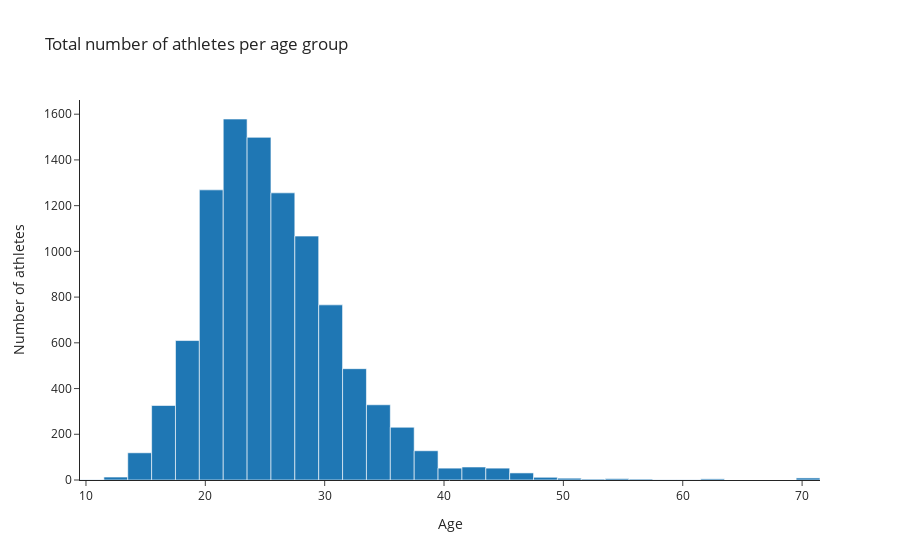

Notebook code for this chart:
### Code cell
fig = px.histogram(
    all_italy_athletes,
    x=all_italy_athletes.index,
    y=all_italy_athletes.values,
    nbins=len(all_italy_athletes.index),
    # labels={
    #     "values": "Total number of athletes"
    # },
    title="Total number of athletes per age group",
    template="simple_white"
)

fig.update_traces(hovertemplate=None)
fig.update_layout(hovermode="x")
fig.update_layout(yaxis_title="Number of athletes")

fig.show()

### Figure 1 — Plotly figure (JSON) as saved in the notebook; plotly's stock layout.template omitted (floating-point values rounded to 4 significant figures)
{"data": [{"alignmentgroup": "True", "bingroup": "x", "histfunc": "sum", "legendgroup": "", "marker": {"color": "#1F77B4", "pattern": {"shape": ""}}, "name": "", "nbinsx": 52, "offsetgroup": "", "orientation": "v", "showlegend": false, "type": "histogram", "x": [23, 24, 22, 21, 25, 26, 27, 20, 28, 29, 30, 19, 31, 18, 32, 33, 34, 17, 16, 36, 35, 37, 15, 38, 39, 14, 45, 41, 43, 42, 40, 44, 46, 47, 13, 71, 48, 49, 51, 54, 12, 56, 50, 62, 55, 52, 53, 63, 11, 61, 59, 57], "xaxis": "x", "y": [836, 825, 743, 679, 674, 664, 592, 590, 575, 492, 416, 356, 350, 254, 254, 233, 201, 183, 143, 141, 128, 90, 85, 74, 54, 34, 32, 30, 30, 27, 22, 20, 17, 14, 9, 9, 7, 5, 5, 4, 4, 3, 3, 3, 2, 2, 2, 2, 1, 1, 1, 1], "yaxis": "y"}], "layout": {"barmode": "relative", "hovermode": "x", "legend": {"tracegroupgap": 0}, "title": {"text": "Total number of athletes per age group"}, "xaxis": {"anchor": "y", "domain": [0, 1], "title": {"text": "Age"}}, "yaxis": {"anchor": "x", "domain": [0, 1], "title": {"text": "Number of athletes"}}}}
